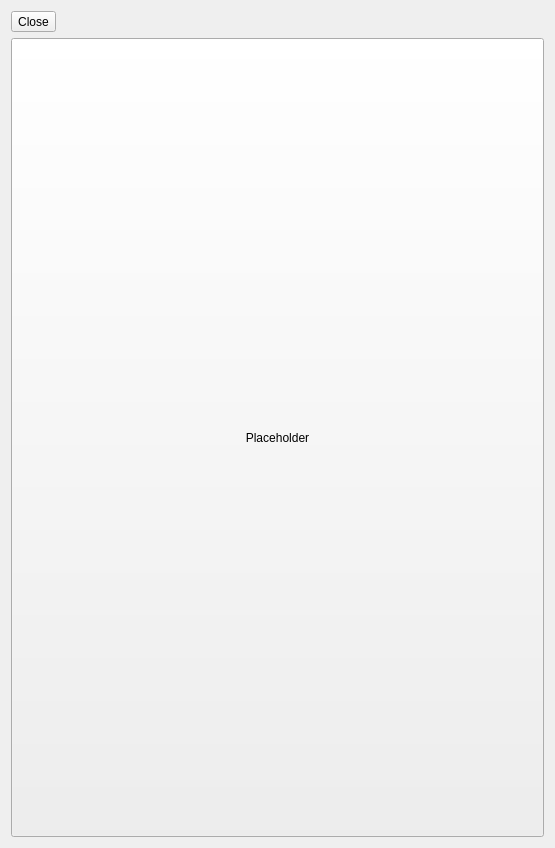
<?xml version="1.0" encoding="UTF-8"?>
<ui version="4.0">
 <class>StatsWidget</class>
 <widget class="QWidget" name="Statistics">
  <property name="geometry">
   <rect>
    <x>0</x>
    <y>0</y>
    <width>555</width>
    <height>848</height>
   </rect>
  </property>
  <layout class="QVBoxLayout" name="verticalLayout">
   <item>
    <widget class="QToolButton" name="close">
     <property name="text">
      <string>Close</string>
     </property>
     <property name="icon">
      <iconset><normaloff>:filter-close</normaloff>:filter-close</iconset>
     </property>
     <property name="toolButtonStyle">
      <enum>Qt::ToolButtonTextBesideIcon</enum>
     </property>
    </widget>
   </item>
   <item>
    <widget class="QToolButton" name="stats">
     <property name="sizePolicy">
      <sizepolicy hsizetype="Expanding" vsizetype="Expanding">
       <horstretch>0</horstretch>
       <verstretch>0</verstretch>
      </sizepolicy>
     </property>
     <property name="text">
      <string>Placeholder</string>
     </property>
    </widget>
   </item>
  </layout>
 </widget>
 <resources>
  <include location="../subsurface.qrc"/>
 </resources>
 <connections/>
</ui>
